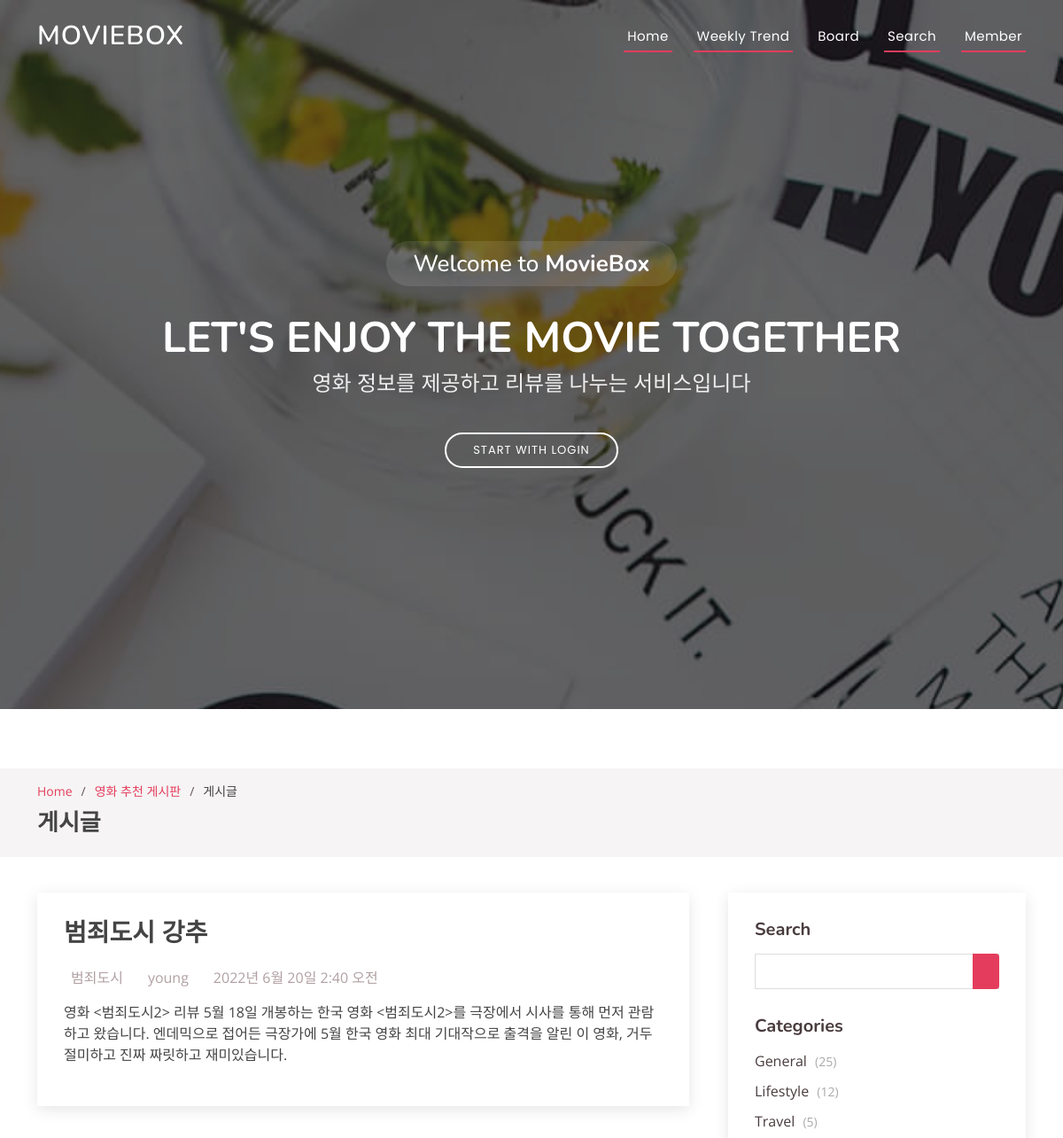
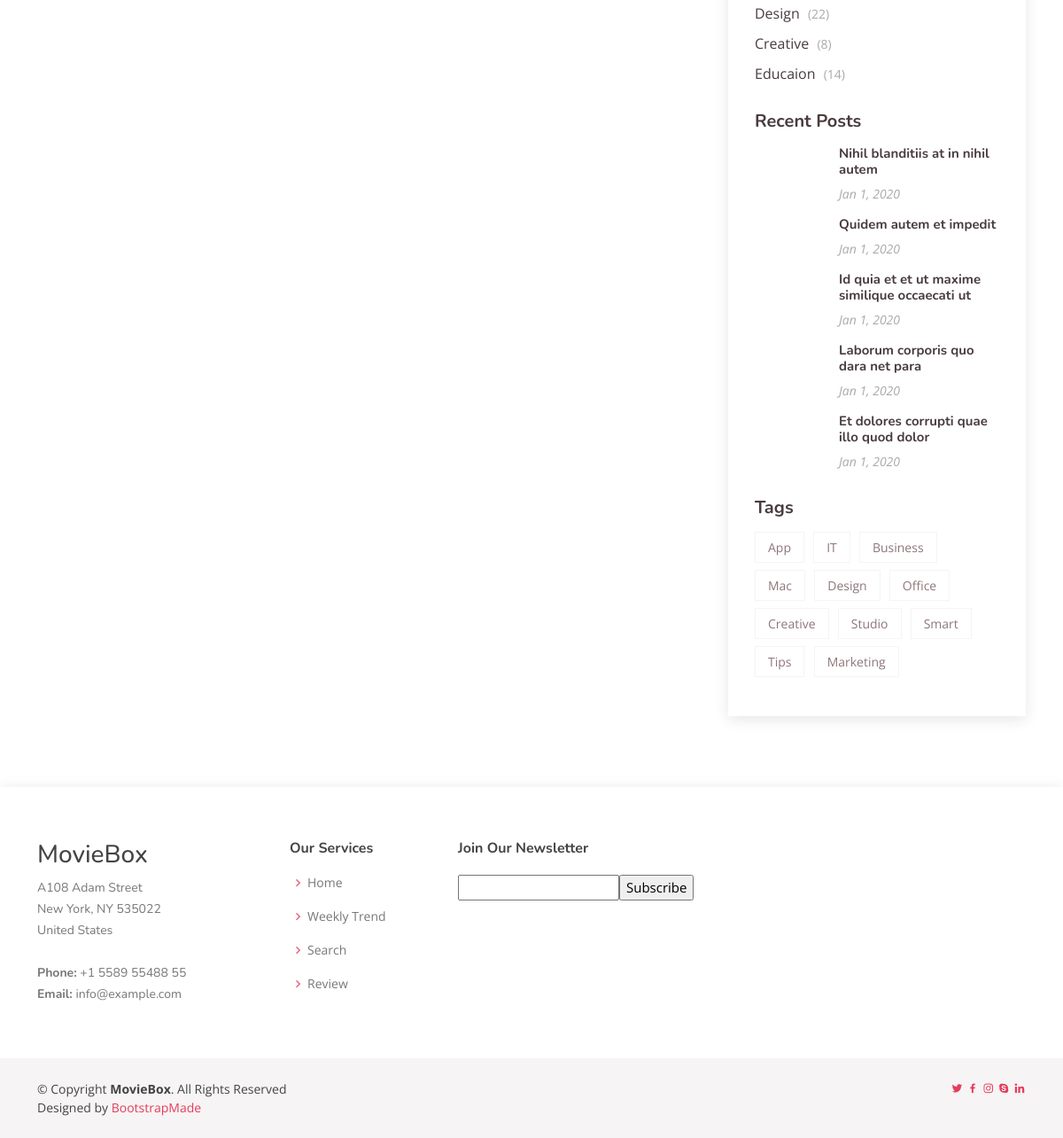
The page /posts/2 on the database its author committed (2 pictures, top to bottom).
### board/models.py (models this page shows, shortened)
class Post(models.Model):
    title = models.CharField(max_length=30)
    movie_name = models.CharField(max_length=30)
    content = models.TextField(max_length=2000)
    author = models.ForeignKey(User, on_delete=models.CASCADE)
    created_at = models.DateTimeField(auto_now_add=True)
    updated_at = models.DateTimeField(auto_now=True)

### board/views.py (the view)
# urls.py: path('posts/<int:post_id>', board_views.postdetail, name='post_detail'),
def postdetail(request, post_id):
    post_detail = get_object_or_404(Post, pk=post_id)
    return render(request, 'post_detail.html', {'post_detail': post_detail})

### board/templates/post_detail.html (shortened to what this page needs)
{% extends 'base.html' %}
{% block content %}
{% load static %}
<main id="main">
    <section id="breadcrumbs" class="breadcrumbs">
      <div class="container">
        <ol>
          <li><a href="{% url 'home' %}">Home</a></li>
          <li><a href="{% url 'post_list' %}">영화 추천 게시판</a></li>
          <li>게시글</li>
        </ol>
        <h2>게시글</h2>
      </div>
    </section>
    <section id="blog" class="blog">
      <div class="container" data-aos="fade-up">
        <div class="row">
          <div class="col-lg-8 entries">
            <article class="entry entry-single">
              <h2 class="entry-title">{{ post_detail.title }}</h2>
              <div class="entry-meta">
                <ul>
                  <li class="d-flex align-items-center">{{post_detail.movie_name}}</a></li>
                  <li class="d-flex align-items-center">{{post_detail.author}}</a></li>
                  <li class="d-flex align-items-center">{{post_detail.updated_at}}</a></li>
                </ul>
              </div>
              <div class="entry-content">
                <p>
                 {{post_detail.content}}
                </p>
              </div>
            </article>
          </div>
          <div class="col-lg-4">
            <div class="sidebar">
              <h3 class="sidebar-title">Search</h3>
              <div class="sidebar-item search-form">
                <form action="">
                  <input type="text">
                  <button type="submit"></button>
                </form>
              </div>
              <h3 class="sidebar-title">Categories</h3>
              <div class="sidebar-item categories">
                <ul>
                  <li><a href="#">General <span>(25)</span></a></li>
                  <li><a href="#">Lifestyle <span>(12)</span></a></li>
                  <li><a href="#">Travel <span>(5)</span></a></li>
                  <li><a href="#">Design <span>(22)</span></a></li>
                  <li><a href="#">Creative <span>(8)</span></a></li>
                  <li><a href="#">Educaion <span>(14)</span></a></li>
                </ul>
              </div>
              <h3 class="sidebar-title">Recent Posts</h3>
              <div class="sidebar-item recent-posts">
                <div class="post-item clearfix">
                  <h4><a href="blog-single.html">Nihil blanditiis at in nihil autem</a></h4>
                  <time datetime="2020-01-01">Jan 1, 2020</time>
                </div>
                <div class="post-item clearfix">
                  <h4><a href="blog-single.html">Quidem autem et impedit</a></h4>
                  <time datetime="2020-01-01">Jan 1, 2020</time>
                </div>
                <div class="post-item clearfix">
                  <h4><a href="blog-single.html">Id quia et et ut maxime similique occaecati ut</a></h4>
                  <time datetime="2020-01-01">Jan 1, 2020</time>
                </div>
                <div class="post-item clearfix">
                  <h4><a href="blog-single.html">Laborum corporis quo dara net para</a></h4>
                  <time datetime="2020-01-01">Jan 1, 2020</time>
                </div>
                <div class="post-item clearfix">
                  <h4><a href="blog-single.html">Et dolores corrupti quae illo quod dolor</a></h4>
                  <time datetime="2020-01-01">Jan 1, 2020</time>
                </div>
              </div>
              <h3 class="sidebar-title">Tags</h3>
              <div class="sidebar-item tags">
                <ul>
                  <li><a href="#">App</a></li>
                  <li><a href="#">IT</a></li>
                  <li><a href="#">Business</a></li>
                  <li><a href="#">Mac</a></li>
                  <li><a href="#">Design</a></li>
                  <li><a href="#">Office</a></li>
                  <li><a href="#">Creative</a></li>
                  <li><a href="#">Studio</a></li>
                  <li><a href="#">Smart</a></li>
                  <li><a href="#">Tips</a></li>
                  <li><a href="#">Marketing</a></li>
                </ul>
              </div>
            </div>
          </div>
        </div>
      </div>
    </section>
</main>
{% endblock %}

### static/assets/css/style.css (style rules this page uses)
body { font-family: "Open Sans", sans-serif; color: #444444; }
a { color: #e43c5c; text-decoration: none; }
h1, h2, h3, h4, h5, h6 { font-family: "Nunito", sans-serif; }
section { padding: 60px 0; overflow: hidden; }
.breadcrumbs { padding: 15px 0; background: #f6f4f4; margin-top: 67px; }
.breadcrumbs h2 { font-size: 26px; font-weight: 600; }
.breadcrumbs ol { display: flex; flex-wrap: wrap; list-style: none; padding: 0 0 10px 0; margin: 0; font-size: 14px; }
.breadcrumbs ol li + li { padding-left: 10px; }
.breadcrumbs ol li + li::before { display: inline-block; padding-right: 10px; color: #655356; content: "/"; }
.blog { padding: 40px 0 20px 0; }
.blog .entry { padding: 30px; margin-bottom: 60px; box-shadow: 0 4px 16px rgba(0, 0, 0, 0.1); }
.blog .entry .entry-title { font-size: 28px; font-weight: bold; padding: 0; margin: 0 0 20px 0; }
.blog .entry .entry-meta { margin-bottom: 15px; color: #b1a0a3; }
.blog .entry .entry-meta ul { display: flex; flex-wrap: wrap; list-style: none; align-items: center; padding: 0; margin: 0; }
.blog .entry .entry-meta ul li + li { padding-left: 20px; }
.blog .entry .entry-content p { line-height: 24px; }
.blog .entry-single { margin-bottom: 30px; }
.blog .sidebar { padding: 30px; margin: 0 0 60px 20px; box-shadow: 0 4px 16px rgba(0, 0, 0, 0.1); }
.blog .sidebar .sidebar-title { font-size: 20px; font-weight: 700; padding: 0 0 0 0; margin: 0 0 15px 0; color: #493c3e; position: relative; }
.blog .sidebar .sidebar-item { margin-bottom: 30px; }
.blog .sidebar .search-form form { background: #fff; border: 1px solid #ddd; padding: 3px 10px; position: relative; }
.blog .sidebar .search-form form input[type=text] { border: 0; padding: 4px; border-radius: 4px; width: calc(100% - 40px); }
.blog .sidebar .search-form form button { position: absolute; top: 0; right: 0; bottom: 0; border: 0; background: none; font-size: 16px; padding: 0 15px; margin: -1px; background: #e43c5c; color: #fff; transition: 0.3s; border-radius: 0 4px 4px 0; line-height: 0; }
.blog .sidebar .categories ul { list-style: none; padding: 0; }
.blog .sidebar .categories ul li + li { padding-top: 10px; }
.blog .sidebar .categories ul a { color: #493c3e; transition: 0.3s; }
.blog .sidebar .categories ul a span { padding-left: 5px; color: #aaaaaa; font-size: 14px; }
.blog .sidebar .recent-posts .post-item + .post-item { margin-top: 15px; }
.blog .sidebar .recent-posts h4 { font-size: 15px; margin-left: 95px; font-weight: bold; }
.blog .sidebar .recent-posts h4 a { color: #493c3e; transition: 0.3s; }
.blog .sidebar .recent-posts time { display: block; margin-left: 95px; font-style: italic; font-size: 14px; color: #aaaaaa; }
.blog .sidebar .tags { margin-bottom: -10px; }
.blog .sidebar .tags ul { list-style: none; padding: 0; }
.blog .sidebar .tags ul li { display: inline-block; }
.blog .sidebar .tags ul a { color: #8e767a; font-size: 14px; padding: 6px 14px; margin: 0 6px 8px 0; border: 1px solid #f6f4f4; display: inline-block; transition: 0.3s; }

### rows shown on the page
Post: title "범죄도시 강추", movie_name "범죄도시", author "young", updated_at "2022년 6월 20일 2:40 오전", content "영화 <범죄도시2> 리뷰 5월 18일 개봉하는 한국 영화 <범죄도시2>를 극장에서 시사를 통해 먼저 관람하고 왔습니다. 엔데믹으로 접어든 극장가에 5월 한국 영화 최대 기대작으로 출격을 알린 이 영화, 거두절미하고 진짜 짜릿하고 재미있습니다."
